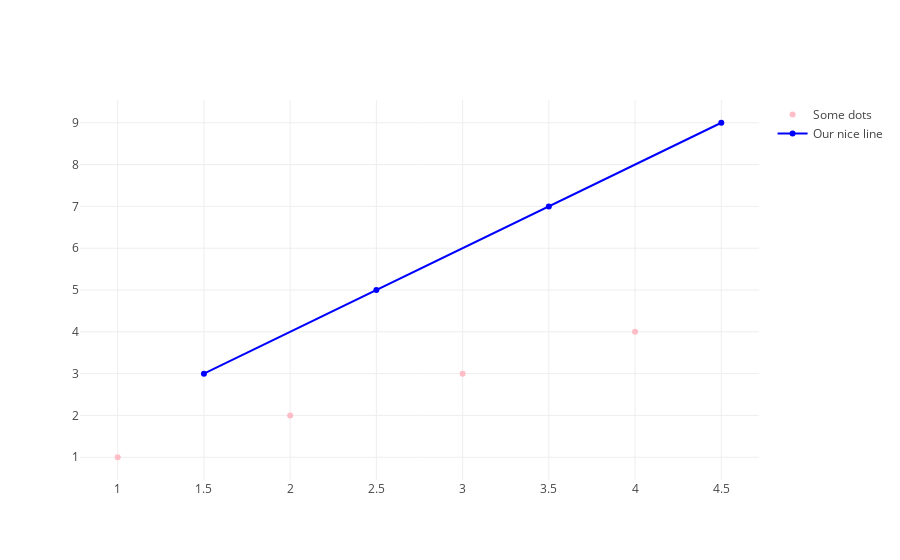

The notebook cell saved with this chart:
### Markdown cell above
Finally, we create a plot of the two traces.

### Code cell
plotly.offline.iplot([
    trace0, trace1
])

### Figure 1 — Plotly figure (JSON) as saved in the notebook; plotly's stock layout.template omitted (floating-point values rounded to 4 significant figures)
{"data": [{"marker": {"color": "rgba(255, 182, 193, .9)"}, "mode": "markers", "name": "Some dots", "type": "scatter", "uid": "f9460fec-2ef0-11e9-9a42-314db7b73a17", "x": [1, 2, 3, 4], "y": [1, 2, 3, 4]}, {"marker": {"color": "blue"}, "name": "Our nice line", "type": "scatter", "uid": "f94611e0-2ef0-11e9-9a42-314db7b73a17", "x": [1.5, 2.5, 3.5, 4.5], "y": [3, 5, 7, 9]}], "layout": {}}
